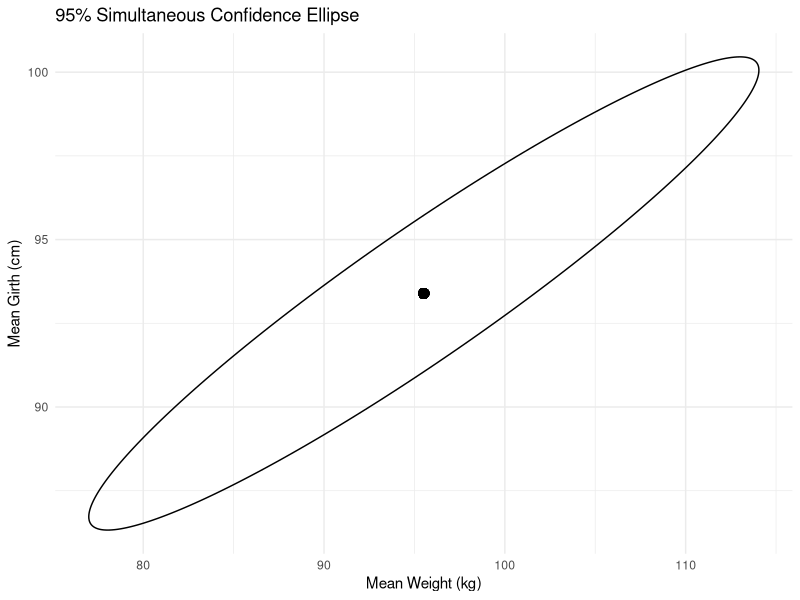
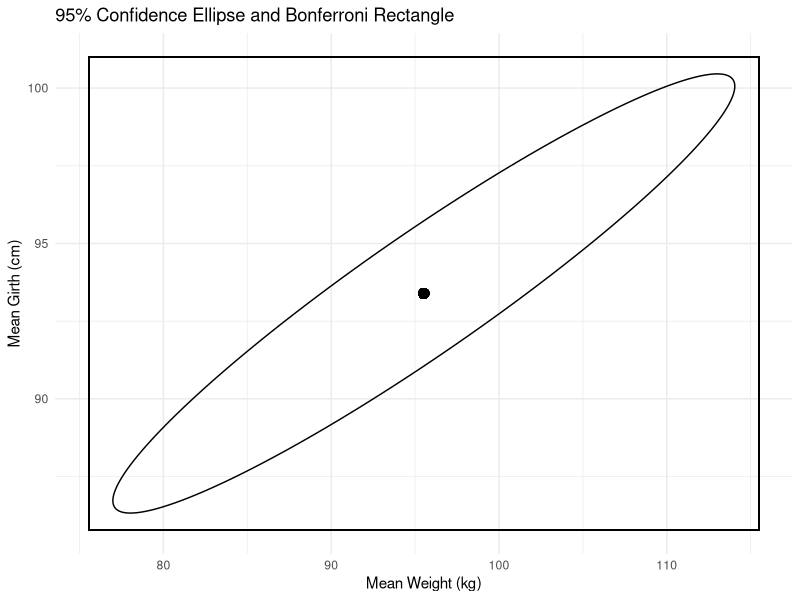
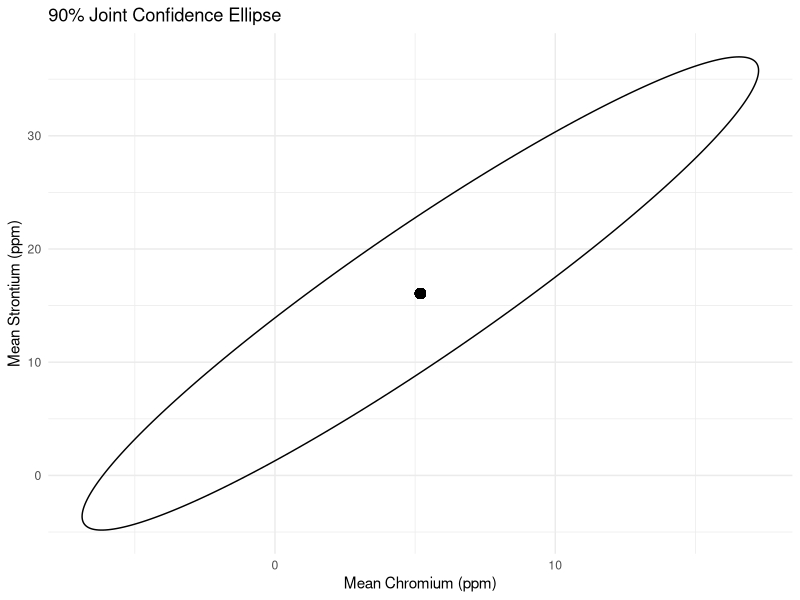
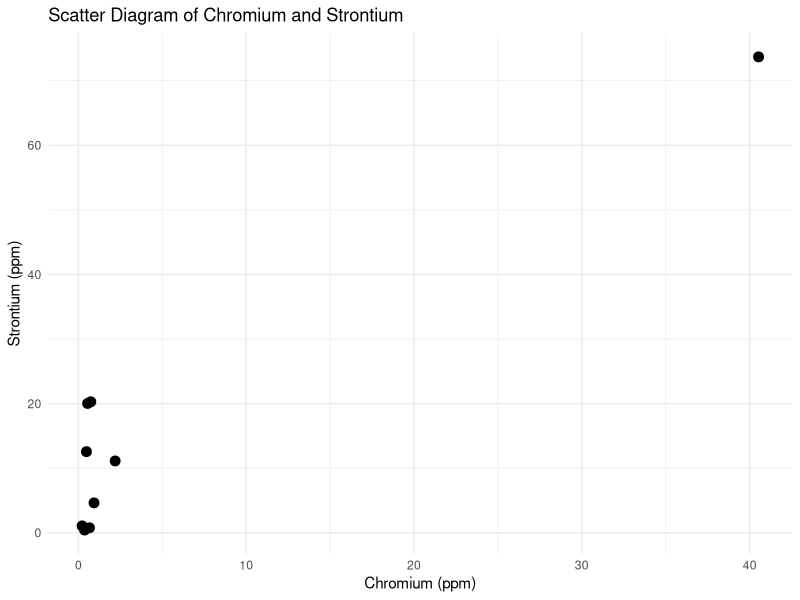
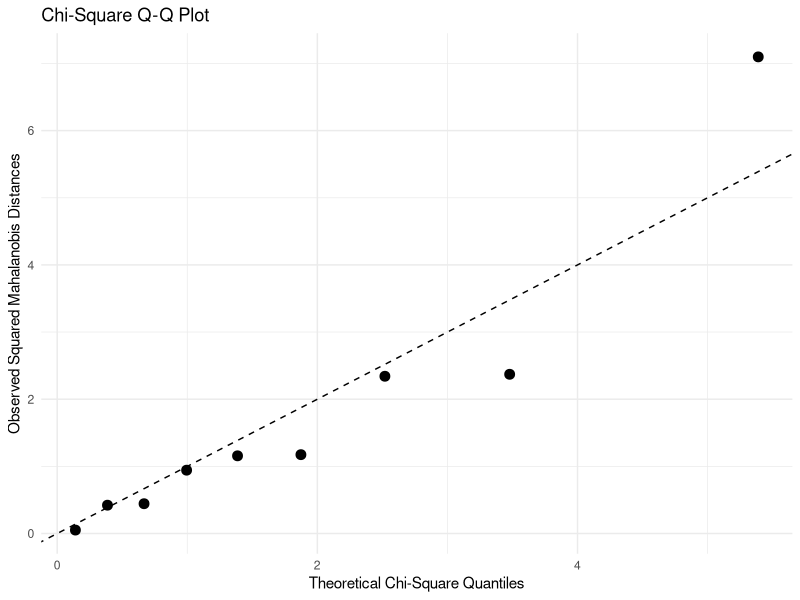
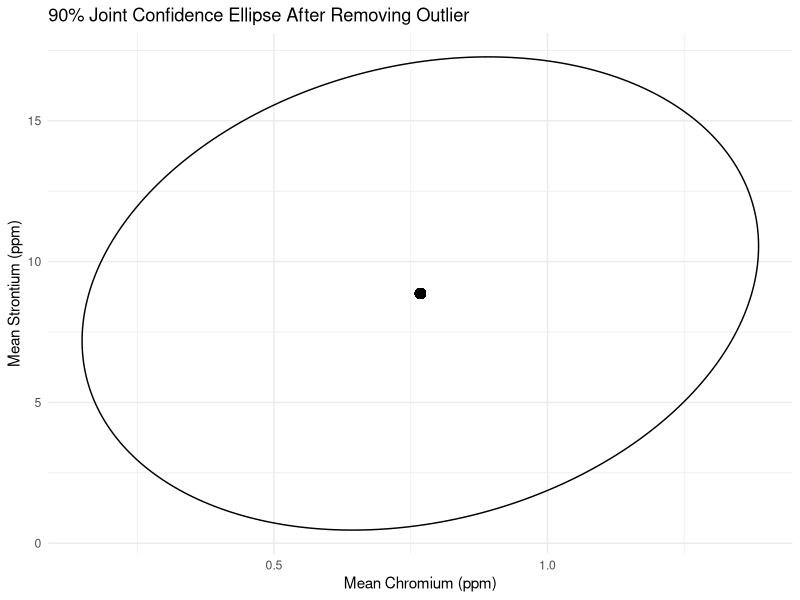
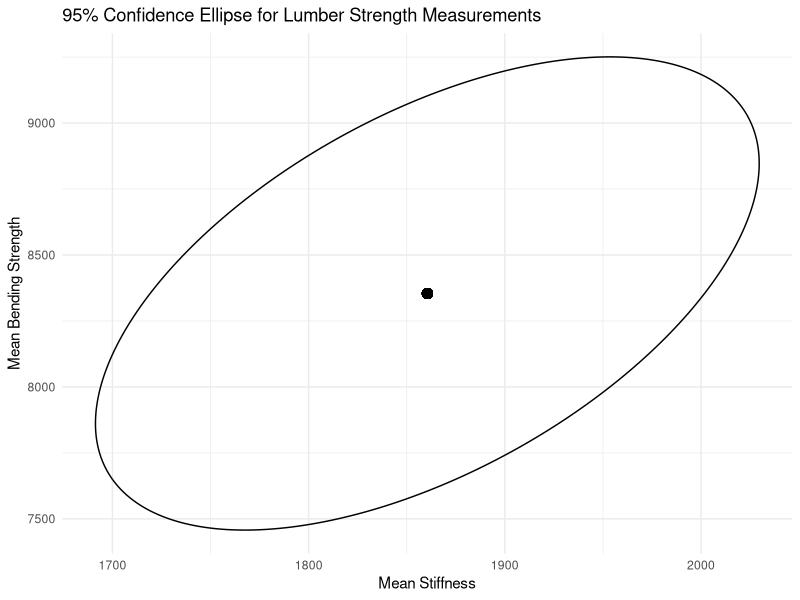
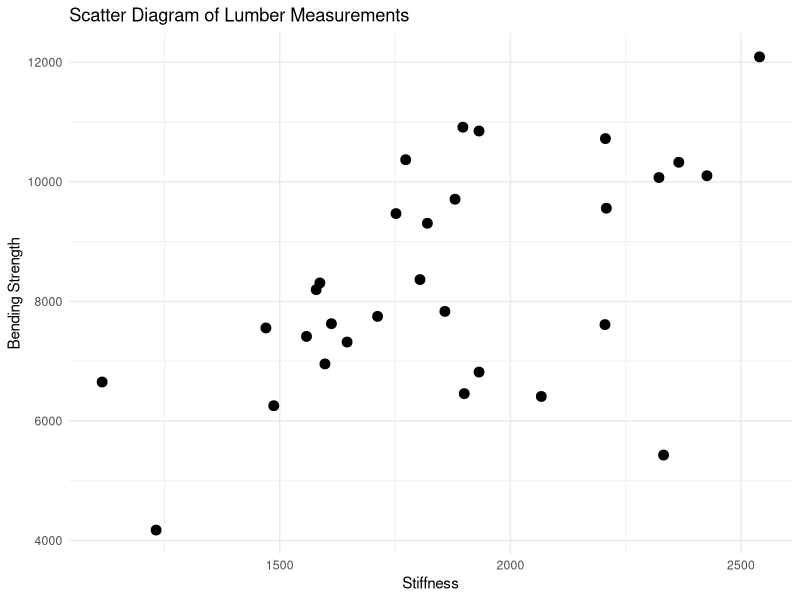

These figures' R source, in order:
## ---- chunk 1
# General R Markdown settings
knitr::opts_chunk$set(
  echo = TRUE,
  warning = FALSE,
  message = FALSE
)

# Required packages
library(ggplot2)
## ---- chunk 2
# Enter the observed data
X <- matrix(
  c(
    2, 12,
    8, 9,
    6, 9,
    8, 10
  ),
  ncol = 2,
  byrow = TRUE
)

# Assign variable names
colnames(X) <- c("X1", "X2")

# Display the data
X
## ---- chunk 3
# Number of observations
n <- nrow(X)

# Number of variables
p <- ncol(X)

# Calculate the sample mean vector
x_bar <- colMeans(X)

# Display the sample mean vector
x_bar
## ---- chunk 4
# Calculate the sample covariance matrix
S <- cov(X)

# Display the covariance matrix
S
## ---- chunk 5
# Specify the hypothesized population mean vector
mu_0 <- c(7, 11)

# Difference between the sample mean and hypothesized mean
mean_difference <- x_bar - mu_0

# Calculate the inverse of the covariance matrix
S_inverse <- solve(S)

# Calculate Hotelling's T² statistic
T2 <- n * t(mean_difference) %*%
  S_inverse %*%
  mean_difference

# Convert the result to a numeric value
T2 <- as.numeric(T2)

T2
## ---- chunk 6
# Convert Hotelling's T² statistic to an F statistic
F_stat <- ((n - p) / (p * (n - 1))) * T2

# Degrees of freedom
df1 <- p
df2 <- n - p

F_stat
## ---- chunk 7
# Significance level
alpha <- 0.05

# Critical F value
F_critical <- qf(
  1 - alpha,
  df1 = df1,
  df2 = df2
)

# Calculate the p-value
p_value <- 1 - pf(
  F_stat,
  df1 = df1,
  df2 = df2
)

F_critical
p_value
## ---- chunk 8
# Critical-value decision
if (F_stat > F_critical) {
  decision <- "Reject H0"
} else {
  decision <- "Fail to reject H0"
}

decision
## ---- chunk 9
# Number of observations
n <- 61

# Number of variables
p <- 6

# Variable names
variables <- c(
  "Weight",
  "Body Length",
  "Neck",
  "Girth",
  "Head Length",
  "Head Width"
)

# Sample mean vector
x_bar <- c(
  95.52,
  164.38,
  55.69,
  93.39,
  17.98,
  31.13
)

# Sample covariance matrix
S <- matrix(
  c(
    3266.46, 1343.97, 731.54, 1175.50, 162.68, 238.37,
    1343.97, 721.91, 324.25, 537.35, 80.17, 117.73,
    731.54, 324.25, 179.28, 281.17, 39.15, 56.80,
    1175.50, 537.35, 281.17, 474.98, 63.73, 94.85,
    162.68, 80.17, 39.15, 63.73, 9.95, 13.88,
    238.37, 117.73, 56.80, 94.85, 13.88, 21.26
  ),
  nrow = 6,
  ncol = 6,
  byrow = TRUE
)

# Assign names
names(x_bar) <- variables
rownames(S) <- variables
colnames(S) <- variables

# Display the sample mean vector
x_bar

# Display the covariance matrix
S
## ---- chunk 10
# Significance level
alpha <- 0.05

# Critical F-value
F_critical <- qf(
  1 - alpha,
  df1 = p,
  df2 = n - p
)

# Standard errors
SE <- sqrt(diag(S) / n)

# Margin of error
ME <- sqrt(
  (p * (n - 1) / (n - p)) *
    F_critical *
    diag(S) / n
)

# Lower confidence limits
lower <- x_bar - ME

# Upper confidence limits
upper <- x_bar + ME

# Create confidence interval table
simultaneous_CI <- data.frame(
  Variable = variables,
  Mean = x_bar,
  SE = SE,
  Lower = lower,
  Upper = upper
)

# Round only the numeric columns
simultaneous_CI[-1] <- round(
  simultaneous_CI[-1],
  3
)

# Display results
simultaneous_CI
## ---- chunk 11
# Select Weight and Girth
x_wg <- x_bar[c("Weight", "Girth")]

# Select the covariance matrix for Weight and Girth
S_wg <- S[
  c("Weight", "Girth"),
  c("Weight", "Girth")
]

# Display the selected mean vector
x_wg

# Display the selected covariance matrix
S_wg
## ---- chunk 12
# Number of variables
p_ellipse <- 2

# Critical F-value
F_ellipse <- qf(
  1 - alpha,
  df1 = p_ellipse,
  df2 = n - p_ellipse
)

# Constant for the confidence ellipse
ellipse_constant <-
  (p_ellipse * (n - 1) / (n - p_ellipse)) *
  F_ellipse

# Eigenvalue decomposition
eigen_result <- eigen(S_wg)

# Generate angles
theta <- seq(
  0,
  2 * pi,
  length.out = 300
)

# Unit circle
circle <- rbind(
  cos(theta),
  sin(theta)
)

# Construct the confidence ellipse
ellipse <- t(
  matrix(
    x_wg,
    nrow = 2,
    ncol = length(theta)
  ) +
    sqrt(ellipse_constant / n) *
    eigen_result$vectors %*%
    diag(sqrt(eigen_result$values)) %*%
    circle
)

# Convert to data frame
ellipse_df <- data.frame(
  Weight = ellipse[, 1],
  Girth = ellipse[, 2]
)
## ---- chunk 13
library(ggplot2)

ggplot(
  ellipse_df,
  aes(
    x = Weight,
    y = Girth
  )
) +
  geom_path() +
  geom_point(
    aes(
      x = x_wg["Weight"],
      y = x_wg["Girth"]
    ),
    size = 3
  ) +
  labs(
    title = "95% Simultaneous Confidence Ellipse",
    x = "Mean Weight (kg)",
    y = "Mean Girth (cm)"
  ) +
  theme_minimal()
## ---- chunk 14
# Number of confidence intervals
m <- 6

# Bonferroni critical t-value
t_bonf <- qt(
  1 - alpha / (2 * m),
  df = n - 1
)

# Bonferroni margin of error
ME_bonf <- t_bonf * SE

# Lower confidence limits
lower_bonf <- x_bar - ME_bonf

# Upper confidence limits
upper_bonf <- x_bar + ME_bonf

# Create confidence interval table
bonferroni_CI <- data.frame(
  Variable = variables,
  Mean = x_bar,
  SE = SE,
  Lower = lower_bonf,
  Upper = upper_bonf
)

# Display results
bonferroni_CI[-1] <- round(
  bonferroni_CI[-1],
  3
)

bonferroni_CI
## ---- chunk 15
# Standard errors for Weight and Girth
SE_wg <- sqrt(diag(S_wg) / n)

# Lower confidence limits
wg_lower <- x_wg -
  t_bonf * SE_wg

# Upper confidence limits
wg_upper <- x_wg +
  t_bonf * SE_wg

# Display the confidence intervals
bonferroni_WG <- data.frame(
  Variable = c(
    "Weight",
    "Girth"
  ),
  Mean = x_wg,
  Lower = wg_lower,
  Upper = wg_upper
)

bonferroni_WG[-1] <- round(
  bonferroni_WG[-1],
  3
)

bonferroni_WG
## ---- chunk 16
# Plot the confidence ellipse and Bonferroni rectangle

cebe <- ggplot(
  ellipse_df,
  aes(
    x = Weight,
    y = Girth
  )
) +
  geom_path() +
  geom_rect(
    aes(
      xmin = wg_lower["Weight"],
      xmax = wg_upper["Weight"],
      ymin = wg_lower["Girth"],
      ymax = wg_upper["Girth"]
    ),
    fill = NA,
    color = "black"
  ) +
  geom_point(
    aes(
      x = x_wg["Weight"],
      y = x_wg["Girth"]
    ),
    size = 3
  ) +
  labs(
    title = "95% Confidence Ellipse and Bonferroni Rectangle",
    x = "Mean Weight (kg)",
    y = "Mean Girth (cm)"
  ) +
  theme_minimal()

cebe
## ---- chunk 17
# Calculate the difference between the sample means
difference <-
  x_bar["Head Width"] -
  x_bar["Head Length"]

difference
## ---- chunk 18
# Variance of Head Width
var_width <- S[
  "Head Width",
  "Head Width"
]

# Variance of Head Length
var_length <- S[
  "Head Length",
  "Head Length"
]

# Covariance between Head Width and Head Length
cov_width_length <- S[
  "Head Width",
  "Head Length"
]

# Standard error of the difference
SE_difference <- sqrt(
  (
    var_width +
      var_length -
      2 * cov_width_length
  ) / n
)

SE_difference
## ---- chunk 19
# Number of statements
m_difference <- 7

# Bonferroni critical t-value
t_difference <- qt(
  1 - alpha / (2 * m_difference),
  df = n - 1
)

# Margin of error
ME_difference <-
  t_difference * SE_difference

# Lower confidence limit
difference_lower <-
  difference - ME_difference

# Upper confidence limit
difference_upper <-
  difference + ME_difference

# Create results table
difference_CI <- data.frame(
  Estimate = difference,
  Lower = difference_lower,
  Upper = difference_upper
)

# Display result
round(difference_CI, 3)
## ---- chunk 20
# Chromium measurements
x1 <- c(
  0.48,
  40.53,
  2.19,
  0.55,
  0.74,
  0.66,
  0.93,
  0.37,
  0.22
)

# Strontium measurements
x2 <- c(
  12.57,
  73.68,
  11.13,
  20.03,
  20.29,
  0.78,
  4.64,
  0.43,
  1.08
)

# Combine the variables into a data frame
hair_data <- data.frame(
  Chromium = x1,
  Strontium = x2
)

# Display the data
hair_data
## ---- chunk 21
# Number of observations
n <- nrow(hair_data)

# Number of variables
p <- ncol(hair_data)

# Display the sample size
n

# Display the number of variables
p
## ---- chunk 22
# Calculate the sample mean vector
x_bar <- colMeans(hair_data)

# Display the sample mean vector
x_bar
## ---- chunk 23
# Calculate the sample covariance matrix
S <- cov(hair_data)

# Display the covariance matrix
S
## ---- chunk 24
# Significance level for a 90% confidence region
alpha <- 0.10

# Critical F-value
F_critical <- qf(
  1 - alpha,
  df1 = p,
  df2 = n - p
)

# Confidence region constant
ellipse_constant <-
  (p * (n - 1) / (n - p)) *
  F_critical

# Display the critical F-value
F_critical

# Display the confidence region constant
ellipse_constant
## ---- chunk 25
# Eigenvalue and eigenvector decomposition
eigen_result <- eigen(S)

# Display the eigenvalues
eigen_result$values

# Display the eigenvectors
eigen_result$vectors
## ---- chunk 26
# Generate angles around a circle
theta <- seq(
  0,
  2 * pi,
  length.out = 300
)

# Generate points on a unit circle
circle <- rbind(
  cos(theta),
  sin(theta)
)

# Construct the confidence ellipse
ellipse <- t(
  matrix(
    x_bar,
    nrow = 2,
    ncol = length(theta)
  ) +
    sqrt(ellipse_constant / n) *
    eigen_result$vectors %*%
    diag(sqrt(eigen_result$values)) %*%
    circle
)

# Convert ellipse coordinates to a data frame
ellipse_df <- data.frame(
  Chromium = ellipse[, 1],
  Strontium = ellipse[, 2]
)

# Display the first few ellipse coordinates
head(ellipse_df)
## ---- chunk 27
# Load ggplot2
library(ggplot2)

# Plot the 90% joint confidence ellipse
ggplot(
  ellipse_df,
  aes(
    x = Chromium,
    y = Strontium
  )
) +
  geom_path() +
  geom_point(
    aes(
      x = x_bar["Chromium"],
      y = x_bar["Strontium"]
    ),
    size = 3
  ) +
  labs(
    title = "90% Joint Confidence Ellipse",
    x = "Mean Chromium (ppm)",
    y = "Mean Strontium (ppm)"
  ) +
  theme_minimal()
## ---- chunk 28
# Standard errors of the sample means
SE <- sqrt(
  diag(S) / n
)

# Simultaneous margin of error
ME <- sqrt(
  ellipse_constant *
    diag(S) / n
)

# Lower confidence limits
lower <- x_bar - ME

# Upper confidence limits
upper <- x_bar + ME

# Create confidence interval table
simultaneous_CI <- data.frame(
  Variable = c(
    "Chromium",
    "Strontium"
  ),
  Mean = x_bar,
  SE = SE,
  Lower = lower,
  Upper = upper
)

# Round only the numerical columns
simultaneous_CI[, -1] <- round(
  simultaneous_CI[, -1],
  3
)

# Display the confidence intervals
simultaneous_CI
## ---- chunk 29
# Check whether a mean strontium level of 10
# is contained in the confidence interval
strontium_lower <- lower["Strontium"]
strontium_upper <- upper["Strontium"]

strontium_plausible <-
  10 >= strontium_lower &&
  10 <= strontium_upper

# Display the confidence interval
c(
  Lower = strontium_lower,
  Upper = strontium_upper
)

# Display whether 10 is inside the interval
strontium_plausible
## ---- chunk 30
# Candidate population mean vector
mu_candidate <- c(
  0.30,
  10
)

# Calculate the squared Mahalanobis distance
T2_candidate <- n *
  t(x_bar - mu_candidate) %*%
  solve(S) %*%
  (x_bar - mu_candidate)

# Convert to a numeric value
T2_candidate <- as.numeric(
  T2_candidate
)

# Display the T² value
T2_candidate

# Display the critical value
ellipse_constant
## ---- chunk 31
# Determine whether the candidate vector
# is inside the 90% confidence region
candidate_plausible <-
  T2_candidate <= ellipse_constant

# Display the decision
candidate_plausible
## ---- chunk 32
# Scatter diagram of Chromium and Strontium

ggplot(
  hair_data,
  aes(
    x = Chromium,
    y = Strontium
  )
) +
  geom_point(size = 3) +
  labs(
    title = "Scatter Diagram of Chromium and Strontium",
    x = "Chromium (ppm)",
    y = "Strontium (ppm)"
  ) +
  theme_minimal()
## ---- chunk 33
# Calculate squared Mahalanobis distances
mahalanobis_dist <- mahalanobis(
  hair_data,
  center = x_bar,
  cov = S
)

# Sort the observed distances
mahalanobis_sorted <- sort(
  mahalanobis_dist
)

# Calculate theoretical chi-square quantiles
theoretical_quantiles <- qchisq(
  ppoints(n),
  df = p
)

# Create Q-Q plot data
qq_data <- data.frame(
  Theoretical = theoretical_quantiles,
  Observed = mahalanobis_sorted
)

# Display the Q-Q plot
ggplot(
  qq_data,
  aes(
    x = Theoretical,
    y = Observed
  )
) +
  geom_point(size = 3) +
  geom_abline(
    intercept = 0,
    slope = 1,
    linetype = "dashed"
  ) +
  labs(
    title = "Chi-Square Q-Q Plot",
    x = "Theoretical Chi-Square Quantiles",
    y = "Observed Squared Mahalanobis Distances"
  ) +
  theme_minimal()
## ---- chunk 34
# Remove the second observation
hair_data_clean <- hair_data[-2, ]

# Display the remaining observations
hair_data_clean
## ---- chunk 35
# Updated sample size
n_clean <- nrow(hair_data_clean)

# Number of variables
p_clean <- ncol(hair_data_clean)

# Calculate the new sample mean vector
x_bar_clean <- colMeans(
  hair_data_clean
)

# Calculate the new covariance matrix
S_clean <- cov(
  hair_data_clean
)

# Display the new sample size
n_clean

# Display the new sample mean vector
x_bar_clean

# Display the new covariance matrix
S_clean
## ---- chunk 36
# Significance level
alpha <- 0.10

# Critical F-value for the cleaned data
F_clean <- qf(
  1 - alpha,
  df1 = p_clean,
  df2 = n_clean - p_clean
)

# Confidence region constant
ellipse_constant_clean <-
  (p_clean * (n_clean - 1) /
     (n_clean - p_clean)) *
  F_clean

# Display the critical value
F_clean

# Display the confidence region constant
ellipse_constant_clean
## ---- chunk 37
# Eigenvalue decomposition
eigen_clean <- eigen(
  S_clean
)

# Generate angles
theta_clean <- seq(
  0,
  2 * pi,
  length.out = 300
)

# Generate points on a unit circle
circle_clean <- rbind(
  cos(theta_clean),
  sin(theta_clean)
)

# Construct the new confidence ellipse
ellipse_clean <- t(
  matrix(
    x_bar_clean,
    nrow = 2,
    ncol = length(theta_clean)
  ) +
    sqrt(
      ellipse_constant_clean / n_clean
    ) *
    eigen_clean$vectors %*%
    diag(
      sqrt(eigen_clean$values)
    ) %*%
    circle_clean
)

# Convert to a data frame
ellipse_clean_df <- data.frame(
  Chromium = ellipse_clean[, 1],
  Strontium = ellipse_clean[, 2]
)

# Display the first few coordinates
head(ellipse_clean_df)
## ---- chunk 38
# Plot the confidence ellipse after removing the outlier

ggplot(
  ellipse_clean_df,
  aes(
    x = Chromium,
    y = Strontium
  )
) +
  geom_path() +
  geom_point(
    aes(
      x = x_bar_clean["Chromium"],
      y = x_bar_clean["Strontium"]
    ),
    size = 3
  ) +
  labs(
    title = "90% Joint Confidence Ellipse After Removing Outlier",
    x = "Mean Chromium (ppm)",
    y = "Mean Strontium (ppm)"
  ) +
  theme_minimal()
## ---- chunk 39
# Standard errors
SE_clean <- sqrt(
  diag(S_clean) / n_clean
)

# Simultaneous margin of error
ME_clean <- sqrt(
  ellipse_constant_clean *
    diag(S_clean) / n_clean
)

# Lower confidence limits
lower_clean <- x_bar_clean -
  ME_clean

# Upper confidence limits
upper_clean <- x_bar_clean +
  ME_clean

# Create confidence interval table
simultaneous_CI_clean <- data.frame(
  Variable = c(
    "Chromium",
    "Strontium"
  ),
  Mean = x_bar_clean,
  SE = SE_clean,
  Lower = lower_clean,
  Upper = upper_clean
)

# Round only numerical columns
simultaneous_CI_clean[, -1] <-
  round(
    simultaneous_CI_clean[, -1],
    3
  )

# Display results
simultaneous_CI_clean
## ---- chunk 40
# Original sample means
original_means <- x_bar

# Cleaned sample means
cleaned_means <- x_bar_clean

# Create a comparison table
comparison_means <- data.frame(
  Variable = c(
    "Chromium",
    "Strontium"
  ),
  Original = original_means,
  Without_Outlier = cleaned_means
)

# Round numerical columns
comparison_means[, -1] <-
  round(
    comparison_means[, -1],
    3
  )

# Display comparison
comparison_means
## ---- chunk 41
# Stiffness measurements
x1 <- c(
  1232, 1115, 2205, 1897, 1932,
  1612, 1598, 1804, 1752, 2067,
  2365, 1646, 1579, 1880, 1773,
  1712, 1932, 1820, 1900, 2426,
  1558, 1470, 1858, 1587, 2208,
  1487, 2206, 2332, 2540, 2322
)

# Bending strength measurements
x2 <- c(
  4175, 6652, 7612, 10914, 10850,
  7627, 6954, 8365, 9469, 6410,
  10327, 7320, 8196, 9709, 10370,
  7749, 6818, 9307, 6457, 10102,
  7414, 7556, 7833, 8309, 9559,
  6255, 10723, 5430, 12090, 10072
)

# Combine the measurements into a data frame
lumber_data <- data.frame(
  Stiffness = x1,
  Bending_Strength = x2
)

# Display the data
lumber_data
## ---- chunk 42
# Number of observations
n <- nrow(lumber_data)

# Number of variables
p <- ncol(lumber_data)

# Display the sample size
n

# Display the number of variables
p
## ---- chunk 43
# Calculate the sample mean vector
x_bar <- colMeans(lumber_data)

# Display the sample mean vector
x_bar
## ---- chunk 44
# Calculate the sample covariance matrix
S <- cov(lumber_data)

# Display the covariance matrix
S
## ---- chunk 45
# Significance level
alpha <- 0.05

# Critical F-value
F_critical <- qf(
  1 - alpha,
  df1 = p,
  df2 = n - p
)

# Confidence region constant
ellipse_constant <-
  (p * (n - 1) / (n - p)) *
  F_critical

# Display the critical F-value
F_critical

# Display the confidence region constant
ellipse_constant
## ---- chunk 46
# Eigenvalue and eigenvector decomposition
eigen_result <- eigen(S)

# Display the eigenvalues
eigen_result$values

# Display the eigenvectors
eigen_result$vectors
## ---- chunk 47
# Generate angles around a circle
theta <- seq(
  0,
  2 * pi,
  length.out = 300
)

# Generate points on a unit circle
circle <- rbind(
  cos(theta),
  sin(theta)
)

# Construct the confidence ellipse
ellipse <- t(
  matrix(
    x_bar,
    nrow = 2,
    ncol = length(theta)
  ) +
    sqrt(ellipse_constant / n) *
    eigen_result$vectors %*%
    diag(sqrt(eigen_result$values)) %*%
    circle
)

# Convert ellipse coordinates into a data frame
ellipse_df <- data.frame(
  Stiffness = ellipse[, 1],
  Bending_Strength = ellipse[, 2]
)

# Display the first few coordinates
head(ellipse_df)
## ---- chunk 48
# Load ggplot2
library(ggplot2)

# Plot the 95% confidence ellipse
ggplot(
  ellipse_df,
  aes(
    x = Stiffness,
    y = Bending_Strength
  )
) +
  geom_path() +
  geom_point(
    aes(
      x = x_bar["Stiffness"],
      y = x_bar["Bending_Strength"]
    ),
    size = 3
  ) +
  labs(
    title = "95% Confidence Ellipse for Lumber Strength Measurements",
    x = "Mean Stiffness",
    y = "Mean Bending Strength"
  ) +
  theme_minimal()
## ---- chunk 49
# Proposed typical population mean vector
mu_0 <- c(
  2000,
  10000
)

# Assign names
names(mu_0) <- c(
  "Stiffness",
  "Bending_Strength"
)

# Calculate the squared Mahalanobis distance
T2_typical <- n *
  t(x_bar - mu_0) %*%
  solve(S) %*%
  (x_bar - mu_0)

# Convert to numeric
T2_typical <- as.numeric(
  T2_typical
)

# Display the calculated T² value
T2_typical

# Display the critical value
ellipse_constant
## ---- chunk 50
# Determine whether the typical values
# are inside the 95% confidence region
typical_values_consistent <-
  T2_typical <= ellipse_constant

# Display the result
typical_values_consistent
## ---- chunk 51
# Scatter diagram of stiffness and bending strength

ggplot(
  lumber_data,
  aes(
    x = Stiffness,
    y = Bending_Strength
  )
) +
  geom_point(size = 3) +
  labs(
    title = "Scatter Diagram of Lumber Measurements",
    x = "Stiffness",
    y = "Bending Strength"
  ) +
  theme_minimal()
## ---- chunk 52
# Calculate squared Mahalanobis distances
mahalanobis_dist <- mahalanobis(
  lumber_data,
  center = x_bar,
  cov = S
)

# Sort the observed distances
mahalanobis_sorted <- sort(
  mahalanobis_dist
)

# Calculate theoretical chi-square quantiles
theoretical_quantiles <- qchisq(
  ppoints(n),
  df = p
)

# Create Q-Q plot data
qq_data <- data.frame(
  Theoretical = theoretical_quantiles,
  Observed = mahalanobis_sorted
)

# Create the Q-Q plot
ggplot(
  qq_data,
  aes(
    x = Theoretical,
    y = Observed
  )
) +
  geom_point(size = 3) +
  geom_abline(
    intercept = 0,
    slope = 1,
    linetype = "dashed"
  ) +
  labs(
    title = "Chi-Square Q-Q Plot for Lumber Data",
    x = "Theoretical Chi-Square Quantiles",
    y = "Observed Squared Mahalanobis Distances"
  ) +
  theme_minimal()
